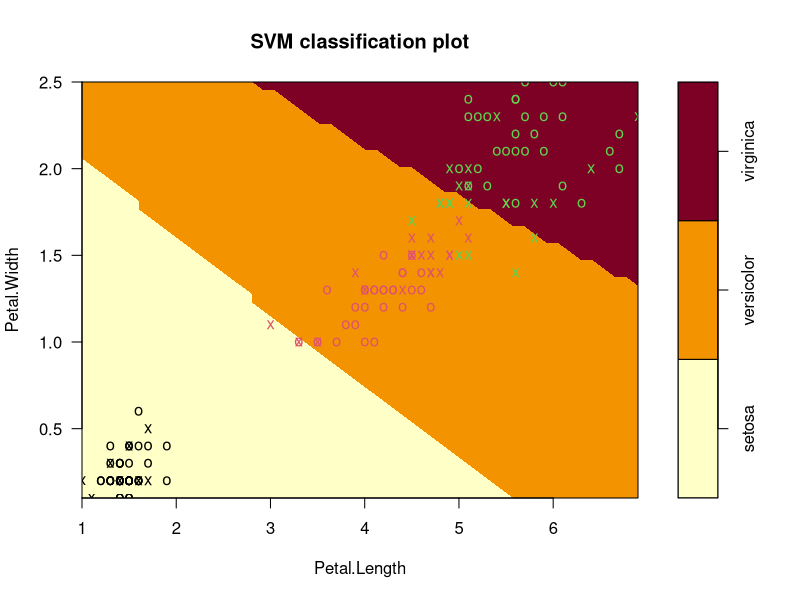
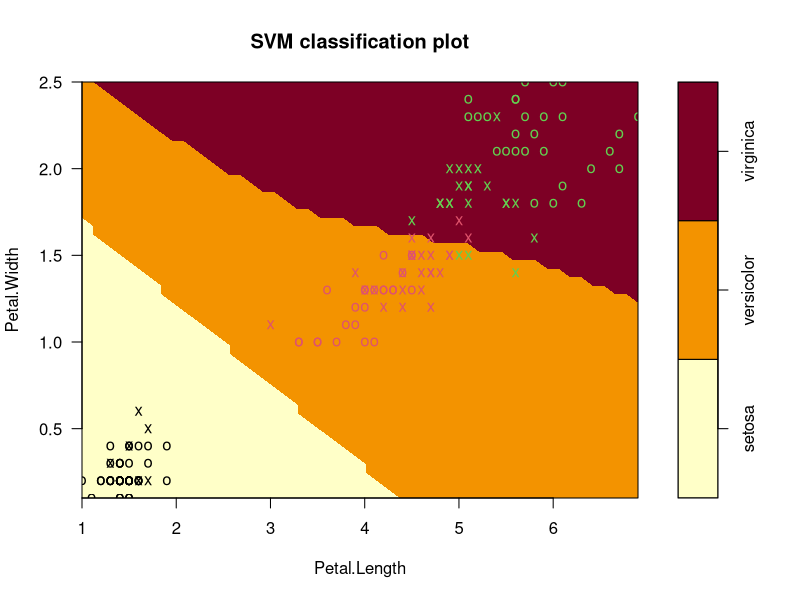

Write R code to recreate these figures, in order.
## ---- chunk 1
data(iris)
summary(iris)
head(iris)

# library(ggplot2)
# qplot(Petal.Length, Petal.Width, data=iris, color = Species)

## ---- chunk 2
library(e1071)
mymodel <- svm(Species~., data=iris)
summary(mymodel)

# Plot two-dimensional projection of the data with highlighting classes and support vectors
# The Species classes are shown in different shadings
plot(mymodel, data=iris, 
     Petal.Width~Petal.Length,
     slice = list(Sepal.Width=3, Sepal.Length=4)) # specify a list of named values for the dimensions held constant

# Confusion Matrix and Missclassification Error
pred <- predict(mymodel, iris) 
tab <- table(Predicted = pred, Actual = iris$Species)
tab

# Missclassification Rate
1-sum(diag(tab))/sum(tab)

## ---- chunk 3
mymodel <- svm(Species~., data=iris,
               kernel = "polynomial")

plot(mymodel, data=iris, 
     Petal.Width~Petal.Length,
     slice = list(Sepal.Width=3, Sepal.Length=4))

pred <- predict(mymodel, iris) 
tab <- table(Predicted = pred, Actual = iris$Species)

1-sum(diag(tab))/sum(tab)

